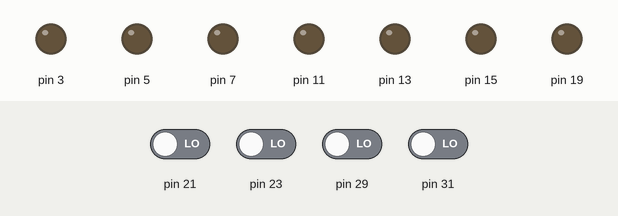
This program was run on a simulated Raspberry Pi (header pin numbers). Parts: output pins drawn as LEDs (lit = HIGH). Dashed ring = blinking. Inputs (shaded band) come from the test bench; at power-on: pin 21, pin 23, pin 29, pin 31 LOW.

Above: at 1.2 s.
1.3 s: pin 21 driven HIGH
At 2.4 s:
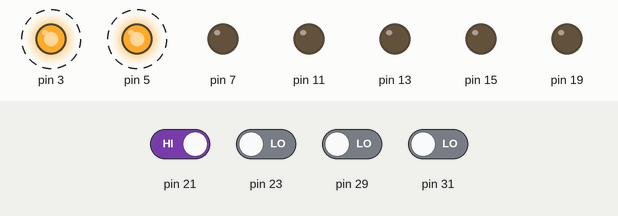
5.4 s: pin 23 driven HIGH
At 6.4 s:
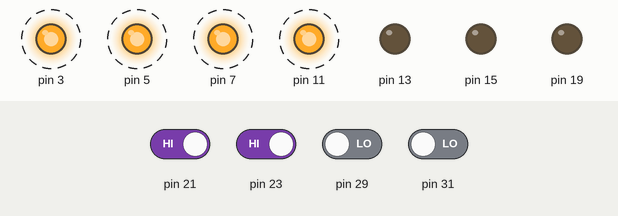
9.5 s: pin 29 driven HIGH
At 10.4 s:
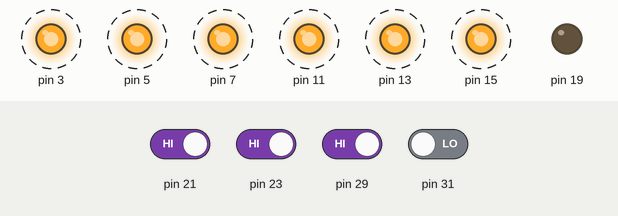
13.6 s: pin 31 driven HIGH
At 14.4 s:
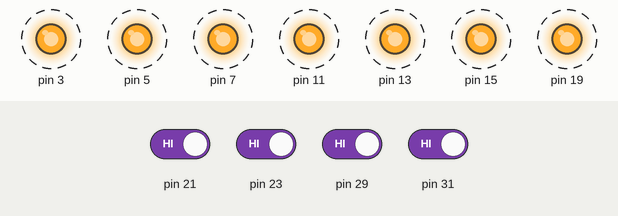
17.7 s: pin 31 driven LOW
At 18.4 s:
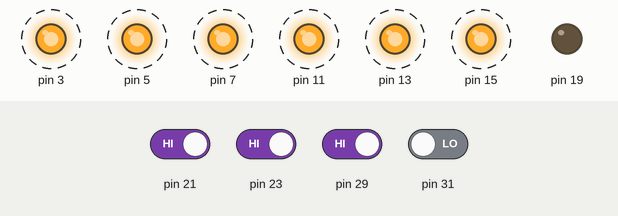
21.8 s: pin 29 driven LOW
At 22.4 s:
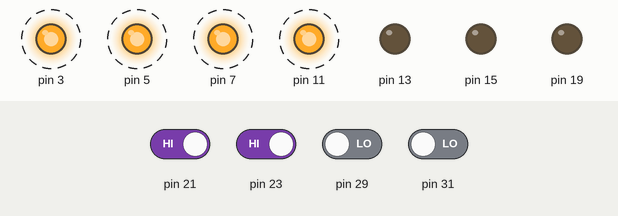
Timing chart, 0 to 26.9 s (numbered marks = the images above; inputs shaded):
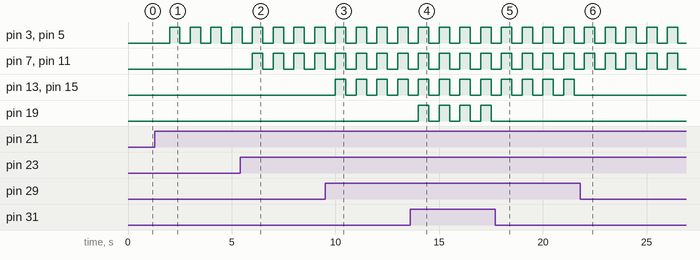

The program:

lab2_2.py
```python
import RPi.GPIO as GPIO
import time

GPIO.setwarnings(False)

GPIO.setmode(GPIO.BOARD)
GPIO.setup(3, GPIO.OUT)
GPIO.setup(5, GPIO.OUT)
GPIO.setup(7, GPIO.OUT)
GPIO.setup(11, GPIO.OUT)
GPIO.setup(13, GPIO.OUT)
GPIO.setup(15, GPIO.OUT)
GPIO.setup(19, GPIO.OUT)
GPIO.setup(21, GPIO.IN)
GPIO.setup(23, GPIO.IN)
GPIO.setup(29, GPIO.IN)
GPIO.setup(31, GPIO.IN)
while True:

	if GPIO.input(21):
		GPIO.output(3,True)
		GPIO.output(5,True)
	if GPIO.input(23):
		GPIO.output(3,True)
		GPIO.output(5,True)
		GPIO.output(7,True)
		GPIO.output(11,True)
	if GPIO.input(29):
		GPIO.output(3,True)
		GPIO.output(5,True)
		GPIO.output(7,True)
		GPIO.output(11,True)
		GPIO.output(13,True)
		GPIO.output(15,True)
	if GPIO.input(31):
		GPIO.output(3,True)
		GPIO.output(5,True)
		GPIO.output(7,True)
		GPIO.output(11,True)
		GPIO.output(13,True)
		GPIO.output(15,True)
		GPIO.output(19,True)
	time.sleep (0.5)
	GPIO.output(3,False)
	GPIO.output(5,False)
	GPIO.output(7,False)
	GPIO.output(11,False)
	GPIO.output(13,False)
	GPIO.output(15,False)
	GPIO.output(19,False)
	time.sleep(0.5)
```

Measured:
- after the input at 1.3 s, pin 3, pin 5: alternates HIGH for 0.50 s and LOW for 0.50 s, starting after 0.70 s
- after the input at 5.4 s, pin 7, pin 11: alternates HIGH for 0.50 s and LOW for 0.50 s, starting after 0.60 s
- after the input at 9.5 s, pin 13, pin 15: alternates HIGH for 0.50 s and LOW for 0.50 s, starting after 0.50 s
- after the input at 13.6 s, pin 19: alternates HIGH for 0.50 s and LOW for 0.50 s, starting after 0.40 s
- after the input at 17.7 s, pin 19: stops changing and stays LOW
- after the input at 21.8 s, pin 13, pin 15: stops changing and stays LOW
